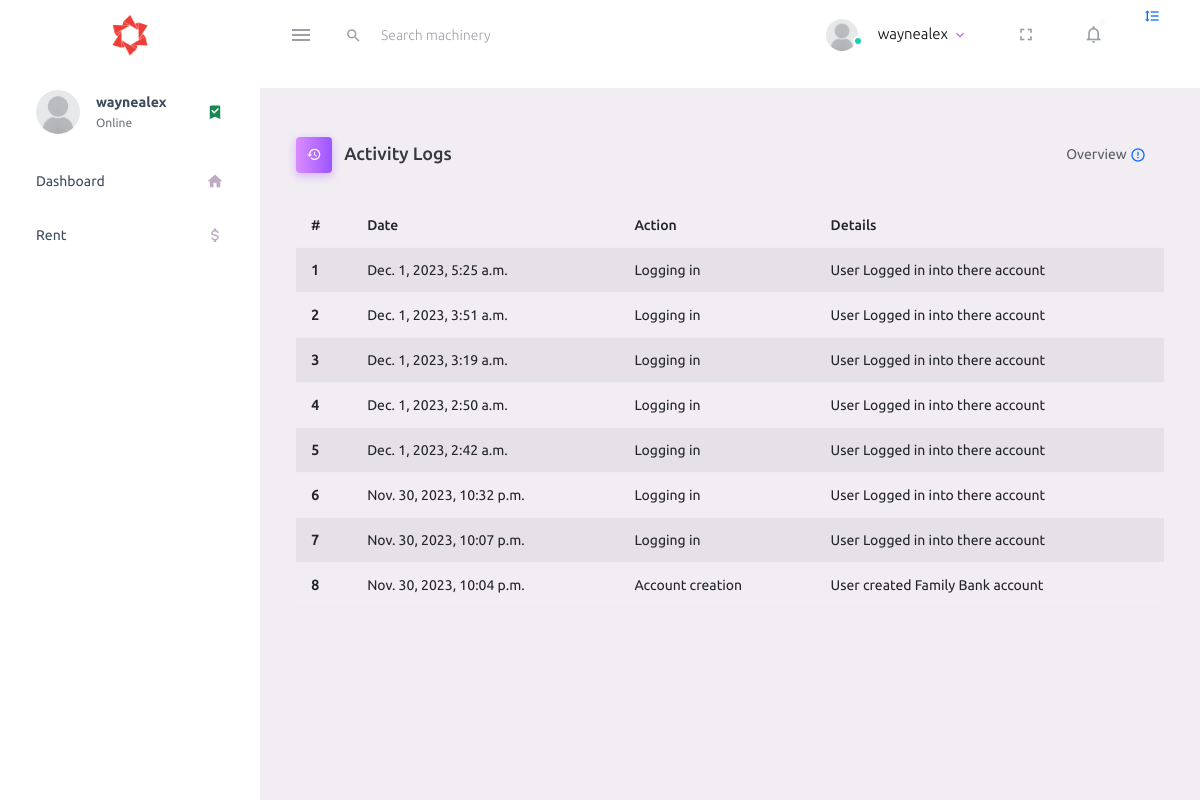
Page /logs/ (signed in) on the committed database.
### login/models.py (models this page shows, shortened)
class Account(models.Model):
    created_at = models.DateTimeField(auto_now_add=True)
    status = models.BooleanField(default=0)
    user_id = models.IntegerField()
    name = models.CharField(max_length=100, null=True)
    admin = models.BooleanField(default=0)

class Notification(models.Model):
    created_at = models.DateTimeField(auto_now_add=True)
    type = models.CharField(max_length=20, choices=[
        ('event', 'event'),
        ('info', 'info'),
        ('system', 'system'),
        ('team', 'team'),
    ])
    username = models.CharField(max_length=20)
    sender = models.CharField(max_length=20)
    message = models.CharField(max_length=1000)
    subject = models.CharField(max_length=250, default="Welcome Message")
    read = models.BooleanField(default=0)

class ActivityLog(models.Model):
    user = models.CharField(max_length=20)
    action = models.CharField(max_length=200)
    timestamp = models.DateTimeField(auto_now_add=True)
    details = models.TextField()

### login/views.py (the view)
def logs(request):
    loan = Loan.objects.get(id=1)
    acc_ = Account.objects.get(user_id=request.user.id)
    monthly = MonthlyActivity.objects.get(member=request.user.username)
    turn = Turn.objects.get(member=request.user.username)
    applies = Apply.objects.filter(member=request.user.username).order_by('-id')
    logs = ActivityLog.objects.filter(user=request.user.username).order_by('-id')
    notification = Notification.objects.filter(username=request.user.username).order_by('-id')[:3]
    return render(request, 'activityLog.html',
                  {'loan': loan, 'account': acc_, 'monthly': monthly, 'turn': turn, 'apply': applies, 'logs': logs,
                   'notification': notification})

### login/templates/activityLog.html (shortened to what this page needs)
{% extends 'base1.html'  %}
{% load static %}
{% block content %}
<div class="main-panel">
      <div class="container">
    <br/>
  </div>
    <div class="content-wrapper">
        <div class="page-header">
            <h3 class="page-title">
    <span class="page-title-icon bg-gradient-primary text-white me-2">
        <i class="mdi mdi-history"></i>
    </span> Activity Logs
            </h3>
            <nav aria-label="breadcrumb">
                <ul class="breadcrumb">
                    <li class="breadcrumb-item active" aria-current="page">
                        Overview <i
                            class="mdi mdi-alert-circle-outline icon-sm text-primary align-middle"></i>
                    </li>
                </ul>
            </nav>
        </div>
        <table class="table table-striped">
            <thead>
            <tr>
                <th scope="col">#</th>
                <th scope="col">Date</th>
                <th scope="col">Action</th>
                <th scope="col">Details</th>
            </tr>
            </thead>
            <tbody>
            {% if logs %}
            {% for log in logs %}
            <tr>
                <th scope="row">{{ forloop.counter }}</th>
                <td>{{ log.timestamp }}</td>
                <td>{{ log.action }}</td>
                <td>{{ log.details }}</td>
            </tr>
            {% endfor %}
            {% else %}
            <p class="h3">No Activity logs found!</p>
            {% endif %}
            </tbody>
        </table>
    </div>
</div>
{%endblock %}

### login/templates/base1.html (shortened to what this page needs)
{% load static %}
<html lang="en">
<head>
    <link rel="stylesheet" href="{% static 'Login/stylesheets/assets/vendors/mdi/css/materialdesignicons.min.css' %}">
    <link rel="stylesheet" href="{% static 'Login/stylesheets/assets/vendors/css/vendor.bundle.base.css' %}">
    <link rel="stylesheet" href="{% static 'Login/stylesheets/assets/css/style.css' %}">
    <link rel="shortcut icon" href="{% static 'Login/stylesheets/assets/images/favicon.ico' %}"/>
</head>
<body>
<div class="container-scroller">
    <nav class="navbar default-layout-navbar col-lg-12 col-12 p-0 fixed-top d-flex flex-row">
        <div class="text-center navbar-brand-wrapper d-flex align-items-center justify-content-center">
            <a class="navbar-brand brand-logo" href="{% url 'home'%}"><img src="{% static 'Login/images/Logo.png' %}"
                                                                           alt="Image"
                                                                           style="width: 50px; height: 50px;"/></a>
        </div>
        <div class="navbar-menu-wrapper d-flex align-items-stretch">
            <button class="navbar-toggler navbar-toggler align-self-center" type="button" data-toggle="minimize">
                <span class="mdi mdi-menu"></span>
            </button>
            <div class="search-field d-none d-md-block">
                <form class="d-flex align-items-center h-100" action="#">
                    <div class="input-group">
                        <div class="input-group-prepend bg-transparent">
                            <i class="input-group-text border-0 mdi mdi-magnify"></i>
                        </div>
                        <input type="text" class="form-control bg-transparent border-0" placeholder="Search machinery">
                    </div>
                </form>
            </div>
            <ul class="navbar-nav navbar-nav-right">
                <li class="nav-item nav-profile dropdown">
                    <a class="nav-link dropdown-toggle" id="profileDropdown" href="#" data-bs-toggle="dropdown"
                       aria-expanded="false">
                        <div class="nav-profile-img">
                            <img src="{% static 'Login/assets/default-user.png' %}" alt="image">
                            <span class="availability-status online"></span>
                        </div>
                        <div class="nav-profile-text">
                            <p class="mb-1 text-black">{{account.name}}</p>
                        </div>
                    </a>
                </li>
                <li class="nav-item d-none d-lg-block full-screen-link">
                    <a class="nav-link">
                        <i class="mdi mdi-fullscreen" id="fullscreen-button"></i>
                    </a>
                </li>
                <li class="nav-item dropdown">
                    <a class="nav-link count-indicator dropdown-toggle" id="notificationDropdown" href="#"
                       data-bs-toggle="dropdown">
                        <i class="mdi mdi-bell-outline"></i>
                        {% if notification %}
                        {% for notify in notification%}
                        {% if notify.read == 0 %}
                        <span class="count-symbol bg-danger"></span>
                        {% else %}
                        <span class="count-symbol bg-light"></span>
                        {% endif %}
                        {% endfor %}
                        {% endif %}
                    </a>
                </li>
            </ul>
            <li class="nav-item nav-settings d-none d-lg-block">
                <a class="nav-link" href="#">
                    <i class="mdi mdi-format-line-spacing"></i>
                </a>
            </li>
        </div>
    </nav>
    <div class="container-fluid page-body-wrapper">
        <nav class="sidebar sidebar-offcanvas" id="sidebar">
            <ul class="nav">
                <li class="nav-item nav-profile">
                    <a href="#" class="nav-link">
                        <div class="nav-profile-image">
                            <img src="{% static 'Login/assets/default-user.png' %}" alt="Prof">
                        </div>
                        <div class="nav-profile-text d-flex flex-column">
                            <span class="font-weight-bold mb-2">{{ account.name }}</span>
                            <span class="text-secondary text-small">Online</span>
                        </div>
                        <i class="mdi mdi-bookmark-check text-success nav-profile-badge"></i>
                    </a>
                </li>
                <li class="nav-item">
                    <a class="nav-link" href="{% url 'dashboard' %}">
                        <span class="menu-title">Dashboard</span>
                        <i class="mdi mdi-home menu-icon"></i>
                    </a>
                </li>
                <li class="nav-item">
                    <a class="nav-link" href="{% url 'loans' %}">
                        <span class="menu-title">Rent</span>
                        <i class="mdi mdi-currency-usd menu-icon"></i>
                    </a>
                </li>
            </ul>
        </nav>
        {% block content %}
        {% endblock %}
    </div>
</div>
</body>
</html>

### rows in the picture
Account: name "waynealex"
Notification: read True (drawn)
ActivityLog: timestamp "Dec. 1, 2023, 5:25 a.m.", action "Logging in", details "User Logged in into there account"
ActivityLog: timestamp "Dec. 1, 2023, 3:51 a.m.", action "Logging in", details "User Logged in into there account"
ActivityLog: timestamp "Dec. 1, 2023, 3:19 a.m.", action "Logging in", details "User Logged in into there account"
ActivityLog: timestamp "Dec. 1, 2023, 2:50 a.m.", action "Logging in", details "User Logged in into there account"
ActivityLog: timestamp "Dec. 1, 2023, 2:42 a.m.", action "Logging in", details "User Logged in into there account"
ActivityLog: timestamp "Nov. 30, 2023, 10:32 p.m.", action "Logging in", details "User Logged in into there account"
ActivityLog: timestamp "Nov. 30, 2023, 10:07 p.m.", action "Logging in", details "User Logged in into there account"
ActivityLog: timestamp "Nov. 30, 2023, 10:04 p.m.", action "Account creation", details "User created Family Bank account"
